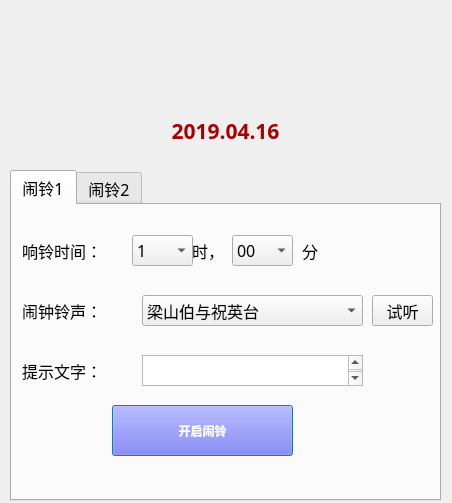
<?xml version="1.0" encoding="UTF-8"?>
<ui version="4.0">
 <class>AlarmClockClass</class>
 <widget class="QDialog" name="AlarmClockClass">
  <property name="geometry">
   <rect>
    <x>0</x>
    <y>0</y>
    <width>452</width>
    <height>503</height>
   </rect>
  </property>
  <property name="sizePolicy">
   <sizepolicy hsizetype="Preferred" vsizetype="Expanding">
    <horstretch>0</horstretch>
    <verstretch>0</verstretch>
   </sizepolicy>
  </property>
  <property name="windowTitle">
   <string>AlarmClock</string>
  </property>
  <widget class="QTabWidget" name="tabWidget">
   <property name="geometry">
    <rect>
     <x>10</x>
     <y>170</y>
     <width>431</width>
     <height>331</height>
    </rect>
   </property>
   <property name="sizePolicy">
    <sizepolicy hsizetype="Preferred" vsizetype="Expanding">
     <horstretch>0</horstretch>
     <verstretch>0</verstretch>
    </sizepolicy>
   </property>
   <property name="font">
    <font>
     <family>Agency FB</family>
     <pointsize>12</pointsize>
    </font>
   </property>
   <property name="currentIndex">
    <number>0</number>
   </property>
   <property name="iconSize">
    <size>
     <width>40</width>
     <height>40</height>
    </size>
   </property>
   <widget class="QWidget" name="tab1">
    <attribute name="icon">
     <iconset resource="AlarmClock.qrc">
      <normaloff>:/AlarmClock/Resources/clock.png</normaloff>:/AlarmClock/Resources/clock.png</iconset>
    </attribute>
    <attribute name="title">
     <string>闹铃1</string>
    </attribute>
    <widget class="QLabel" name="label_2">
     <property name="geometry">
      <rect>
       <x>10</x>
       <y>30</y>
       <width>111</width>
       <height>31</height>
      </rect>
     </property>
     <property name="text">
      <string>响铃时间：</string>
     </property>
    </widget>
    <widget class="QComboBox" name="comboBoxHH1">
     <property name="geometry">
      <rect>
       <x>120</x>
       <y>30</y>
       <width>61</width>
       <height>31</height>
      </rect>
     </property>
     <item>
      <property name="text">
       <string>1</string>
      </property>
     </item>
     <item>
      <property name="text">
       <string>2</string>
      </property>
     </item>
     <item>
      <property name="text">
       <string>3</string>
      </property>
     </item>
     <item>
      <property name="text">
       <string>4</string>
      </property>
     </item>
     <item>
      <property name="text">
       <string>5</string>
      </property>
     </item>
     <item>
      <property name="text">
       <string>6</string>
      </property>
     </item>
     <item>
      <property name="text">
       <string>7</string>
      </property>
     </item>
     <item>
      <property name="text">
       <string>8</string>
      </property>
     </item>
     <item>
      <property name="text">
       <string>9</string>
      </property>
     </item>
     <item>
      <property name="text">
       <string>10</string>
      </property>
     </item>
     <item>
      <property name="text">
       <string>11</string>
      </property>
     </item>
     <item>
      <property name="text">
       <string>12</string>
      </property>
     </item>
     <item>
      <property name="text">
       <string>13</string>
      </property>
     </item>
     <item>
      <property name="text">
       <string>14</string>
      </property>
     </item>
     <item>
      <property name="text">
       <string>15</string>
      </property>
     </item>
     <item>
      <property name="text">
       <string>16</string>
      </property>
     </item>
     <item>
      <property name="text">
       <string>17</string>
      </property>
     </item>
     <item>
      <property name="text">
       <string>18</string>
      </property>
     </item>
     <item>
      <property name="text">
       <string>19</string>
      </property>
     </item>
     <item>
      <property name="text">
       <string>20</string>
      </property>
     </item>
     <item>
      <property name="text">
       <string>21</string>
      </property>
     </item>
     <item>
      <property name="text">
       <string>22</string>
      </property>
     </item>
     <item>
      <property name="text">
       <string>23</string>
      </property>
     </item>
    </widget>
    <widget class="QLabel" name="label_3">
     <property name="geometry">
      <rect>
       <x>180</x>
       <y>30</y>
       <width>41</width>
       <height>31</height>
      </rect>
     </property>
     <property name="text">
      <string>时，</string>
     </property>
    </widget>
    <widget class="QComboBox" name="comboBoxMM1">
     <property name="geometry">
      <rect>
       <x>220</x>
       <y>30</y>
       <width>61</width>
       <height>31</height>
      </rect>
     </property>
     <item>
      <property name="text">
       <string>00</string>
      </property>
     </item>
     <item>
      <property name="text">
       <string>01</string>
      </property>
     </item>
     <item>
      <property name="text">
       <string>02</string>
      </property>
     </item>
     <item>
      <property name="text">
       <string>03</string>
      </property>
     </item>
     <item>
      <property name="text">
       <string>04</string>
      </property>
     </item>
     <item>
      <property name="text">
       <string>05</string>
      </property>
     </item>
     <item>
      <property name="text">
       <string>06</string>
      </property>
     </item>
     <item>
      <property name="text">
       <string>07</string>
      </property>
     </item>
     <item>
      <property name="text">
       <string>08</string>
      </property>
     </item>
     <item>
      <property name="text">
       <string>09</string>
      </property>
     </item>
     <item>
      <property name="text">
       <string>10</string>
      </property>
     </item>
     <item>
      <property name="text">
       <string>11</string>
      </property>
     </item>
     <item>
      <property name="text">
       <string>12</string>
      </property>
     </item>
     <item>
      <property name="text">
       <string>13</string>
      </property>
     </item>
     <item>
      <property name="text">
       <string>14</string>
      </property>
     </item>
     <item>
      <property name="text">
       <string>15</string>
      </property>
     </item>
     <item>
      <property name="text">
       <string>16</string>
      </property>
     </item>
     <item>
      <property name="text">
       <string>17</string>
      </property>
     </item>
     <item>
      <property name="text">
       <string>18</string>
      </property>
     </item>
     <item>
      <property name="text">
       <string>19</string>
      </property>
     </item>
     <item>
      <property name="text">
       <string>20</string>
      </property>
     </item>
     <item>
      <property name="text">
       <string>21</string>
      </property>
     </item>
     <item>
      <property name="text">
       <string>22</string>
      </property>
     </item>
     <item>
      <property name="text">
       <string>23</string>
      </property>
     </item>
     <item>
      <property name="text">
       <string>24</string>
      </property>
     </item>
     <item>
      <property name="text">
       <string>25</string>
      </property>
     </item>
     <item>
      <property name="text">
       <string>26</string>
      </property>
     </item>
     <item>
      <property name="text">
       <string>27</string>
      </property>
     </item>
     <item>
      <property name="text">
       <string>28</string>
      </property>
     </item>
     <item>
      <property name="text">
       <string>29</string>
      </property>
     </item>
     <item>
      <property name="text">
       <string>30</string>
      </property>
     </item>
     <item>
      <property name="text">
       <string>31</string>
      </property>
     </item>
     <item>
      <property name="text">
       <string>32</string>
      </property>
     </item>
     <item>
      <property name="text">
       <string>33</string>
      </property>
     </item>
     <item>
      <property name="text">
       <string>34</string>
      </property>
     </item>
     <item>
      <property name="text">
       <string>35</string>
      </property>
     </item>
     <item>
      <property name="text">
       <string>36</string>
      </property>
     </item>
     <item>
      <property name="text">
       <string>37</string>
      </property>
     </item>
     <item>
      <property name="text">
       <string>38</string>
      </property>
     </item>
     <item>
      <property name="text">
       <string>39</string>
      </property>
     </item>
     <item>
      <property name="text">
       <string>40</string>
      </property>
     </item>
     <item>
      <property name="text">
       <string>41</string>
      </property>
     </item>
     <item>
      <property name="text">
       <string>42</string>
      </property>
     </item>
     <item>
      <property name="text">
       <string>43</string>
      </property>
     </item>
     <item>
      <property name="text">
       <string>44</string>
      </property>
     </item>
     <item>
      <property name="text">
       <string>45</string>
      </property>
     </item>
     <item>
      <property name="text">
       <string>46</string>
      </property>
     </item>
     <item>
      <property name="text">
       <string>47</string>
      </property>
     </item>
     <item>
      <property name="text">
       <string>48</string>
      </property>
     </item>
     <item>
      <property name="text">
       <string>49</string>
      </property>
     </item>
     <item>
      <property name="text">
       <string>50</string>
      </property>
     </item>
     <item>
      <property name="text">
       <string>51</string>
      </property>
     </item>
     <item>
      <property name="text">
       <string>52</string>
      </property>
     </item>
     <item>
      <property name="text">
       <string>53</string>
      </property>
     </item>
     <item>
      <property name="text">
       <string>54</string>
      </property>
     </item>
     <item>
      <property name="text">
       <string>55</string>
      </property>
     </item>
     <item>
      <property name="text">
       <string>56</string>
      </property>
     </item>
     <item>
      <property name="text">
       <string>57</string>
      </property>
     </item>
     <item>
      <property name="text">
       <string>58</string>
      </property>
     </item>
     <item>
      <property name="text">
       <string>59</string>
      </property>
     </item>
    </widget>
    <widget class="QLabel" name="label_4">
     <property name="geometry">
      <rect>
       <x>290</x>
       <y>30</y>
       <width>41</width>
       <height>31</height>
      </rect>
     </property>
     <property name="text">
      <string>分</string>
     </property>
    </widget>
    <widget class="QLabel" name="label_5">
     <property name="geometry">
      <rect>
       <x>10</x>
       <y>90</y>
       <width>111</width>
       <height>31</height>
      </rect>
     </property>
     <property name="text">
      <string>闹钟铃声：</string>
     </property>
    </widget>
    <widget class="QComboBox" name="comboBoxRing1">
     <property name="geometry">
      <rect>
       <x>130</x>
       <y>90</y>
       <width>221</width>
       <height>31</height>
      </rect>
     </property>
     <item>
      <property name="text">
       <string>梁山伯与祝英台</string>
      </property>
     </item>
    </widget>
    <widget class="QLabel" name="label_6">
     <property name="geometry">
      <rect>
       <x>10</x>
       <y>150</y>
       <width>111</width>
       <height>31</height>
      </rect>
     </property>
     <property name="text">
      <string>提示文字：</string>
     </property>
    </widget>
    <widget class="QTextEdit" name="textEdit1">
     <property name="geometry">
      <rect>
       <x>130</x>
       <y>150</y>
       <width>221</width>
       <height>31</height>
      </rect>
     </property>
    </widget>
    <widget class="QPushButton" name="btnStart1Clock">
     <property name="geometry">
      <rect>
       <x>100</x>
       <y>200</y>
       <width>181</width>
       <height>51</height>
      </rect>
     </property>
     <property name="font">
      <font>
       <weight>75</weight>
       <bold>true</bold>
      </font>
     </property>
     <property name="styleSheet">
      <string notr="true">background-color: rgb(94, 83, 255);
color: rgb(255, 255, 255);</string>
     </property>
     <property name="text">
      <string>开启闹铃</string>
     </property>
    </widget>
    <widget class="QToolButton" name="toolButton">
     <property name="geometry">
      <rect>
       <x>360</x>
       <y>90</y>
       <width>61</width>
       <height>31</height>
      </rect>
     </property>
     <property name="text">
      <string>试听</string>
     </property>
    </widget>
   </widget>
   <widget class="QWidget" name="tab2">
    <attribute name="icon">
     <iconset resource="AlarmClock.qrc">
      <normaloff>:/AlarmClock/Resources/clock.png</normaloff>:/AlarmClock/Resources/clock.png</iconset>
    </attribute>
    <attribute name="title">
     <string>闹铃2</string>
    </attribute>
    <widget class="QLabel" name="label_7">
     <property name="geometry">
      <rect>
       <x>190</x>
       <y>30</y>
       <width>41</width>
       <height>31</height>
      </rect>
     </property>
     <property name="text">
      <string>时，</string>
     </property>
    </widget>
    <widget class="QLabel" name="label_8">
     <property name="geometry">
      <rect>
       <x>300</x>
       <y>30</y>
       <width>41</width>
       <height>31</height>
      </rect>
     </property>
     <property name="text">
      <string>分</string>
     </property>
    </widget>
    <widget class="QLabel" name="label_9">
     <property name="geometry">
      <rect>
       <x>20</x>
       <y>90</y>
       <width>111</width>
       <height>31</height>
      </rect>
     </property>
     <property name="text">
      <string>闹钟铃声：</string>
     </property>
    </widget>
    <widget class="QComboBox" name="comboBox_4">
     <property name="geometry">
      <rect>
       <x>130</x>
       <y>30</y>
       <width>61</width>
       <height>31</height>
      </rect>
     </property>
     <item>
      <property name="text">
       <string>1</string>
      </property>
     </item>
     <item>
      <property name="text">
       <string>2</string>
      </property>
     </item>
     <item>
      <property name="text">
       <string>3</string>
      </property>
     </item>
     <item>
      <property name="text">
       <string>4</string>
      </property>
     </item>
     <item>
      <property name="text">
       <string>5</string>
      </property>
     </item>
     <item>
      <property name="text">
       <string>6</string>
      </property>
     </item>
     <item>
      <property name="text">
       <string>7</string>
      </property>
     </item>
     <item>
      <property name="text">
       <string>8</string>
      </property>
     </item>
     <item>
      <property name="text">
       <string>9</string>
      </property>
     </item>
     <item>
      <property name="text">
       <string>10</string>
      </property>
     </item>
     <item>
      <property name="text">
       <string>11</string>
      </property>
     </item>
     <item>
      <property name="text">
       <string>12</string>
      </property>
     </item>
     <item>
      <property name="text">
       <string>13</string>
      </property>
     </item>
     <item>
      <property name="text">
       <string>14</string>
      </property>
     </item>
     <item>
      <property name="text">
       <string>15</string>
      </property>
     </item>
     <item>
      <property name="text">
       <string>16</string>
      </property>
     </item>
     <item>
      <property name="text">
       <string>17</string>
      </property>
     </item>
     <item>
      <property name="text">
       <string>18</string>
      </property>
     </item>
     <item>
      <property name="text">
       <string>19</string>
      </property>
     </item>
     <item>
      <property name="text">
       <string>20</string>
      </property>
     </item>
     <item>
      <property name="text">
       <string>21</string>
      </property>
     </item>
     <item>
      <property name="text">
       <string>22</string>
      </property>
     </item>
     <item>
      <property name="text">
       <string>23</string>
      </property>
     </item>
    </widget>
    <widget class="QTextEdit" name="textEdit_2">
     <property name="geometry">
      <rect>
       <x>140</x>
       <y>150</y>
       <width>221</width>
       <height>31</height>
      </rect>
     </property>
    </widget>
    <widget class="QComboBox" name="comboBox_5">
     <property name="geometry">
      <rect>
       <x>230</x>
       <y>30</y>
       <width>61</width>
       <height>31</height>
      </rect>
     </property>
     <item>
      <property name="text">
       <string>1</string>
      </property>
     </item>
     <item>
      <property name="text">
       <string>2</string>
      </property>
     </item>
     <item>
      <property name="text">
       <string>3</string>
      </property>
     </item>
     <item>
      <property name="text">
       <string>4</string>
      </property>
     </item>
     <item>
      <property name="text">
       <string>5</string>
      </property>
     </item>
     <item>
      <property name="text">
       <string>6</string>
      </property>
     </item>
     <item>
      <property name="text">
       <string>7</string>
      </property>
     </item>
     <item>
      <property name="text">
       <string>8</string>
      </property>
     </item>
     <item>
      <property name="text">
       <string>9</string>
      </property>
     </item>
     <item>
      <property name="text">
       <string>10</string>
      </property>
     </item>
     <item>
      <property name="text">
       <string>11</string>
      </property>
     </item>
     <item>
      <property name="text">
       <string>12</string>
      </property>
     </item>
     <item>
      <property name="text">
       <string>13</string>
      </property>
     </item>
     <item>
      <property name="text">
       <string>14</string>
      </property>
     </item>
     <item>
      <property name="text">
       <string>15</string>
      </property>
     </item>
     <item>
      <property name="text">
       <string>16</string>
      </property>
     </item>
     <item>
      <property name="text">
       <string>17</string>
      </property>
     </item>
     <item>
      <property name="text">
       <string>18</string>
      </property>
     </item>
     <item>
      <property name="text">
       <string>19</string>
      </property>
     </item>
     <item>
      <property name="text">
       <string>20</string>
      </property>
     </item>
     <item>
      <property name="text">
       <string>21</string>
      </property>
     </item>
     <item>
      <property name="text">
       <string>22</string>
      </property>
     </item>
     <item>
      <property name="text">
       <string>23</string>
      </property>
     </item>
     <item>
      <property name="text">
       <string>24</string>
      </property>
     </item>
     <item>
      <property name="text">
       <string>25</string>
      </property>
     </item>
     <item>
      <property name="text">
       <string>26</string>
      </property>
     </item>
     <item>
      <property name="text">
       <string>27</string>
      </property>
     </item>
     <item>
      <property name="text">
       <string>28</string>
      </property>
     </item>
     <item>
      <property name="text">
       <string>29</string>
      </property>
     </item>
     <item>
      <property name="text">
       <string>30</string>
      </property>
     </item>
    </widget>
    <widget class="QLabel" name="label_10">
     <property name="geometry">
      <rect>
       <x>20</x>
       <y>30</y>
       <width>111</width>
       <height>31</height>
      </rect>
     </property>
     <property name="text">
      <string>响铃时间：</string>
     </property>
    </widget>
    <widget class="QComboBox" name="comboBox_6">
     <property name="geometry">
      <rect>
       <x>140</x>
       <y>90</y>
       <width>221</width>
       <height>31</height>
      </rect>
     </property>
     <item>
      <property name="text">
       <string>梁山伯与祝英台</string>
      </property>
     </item>
    </widget>
    <widget class="QLabel" name="label_11">
     <property name="geometry">
      <rect>
       <x>20</x>
       <y>150</y>
       <width>111</width>
       <height>31</height>
      </rect>
     </property>
     <property name="text">
      <string>提示文字：</string>
     </property>
    </widget>
    <widget class="QPushButton" name="pushButton_2">
     <property name="geometry">
      <rect>
       <x>110</x>
       <y>200</y>
       <width>181</width>
       <height>51</height>
      </rect>
     </property>
     <property name="font">
      <font>
       <weight>75</weight>
       <bold>true</bold>
      </font>
     </property>
     <property name="text">
      <string>开启闹铃</string>
     </property>
    </widget>
   </widget>
  </widget>
  <widget class="QLabel" name="labelTime">
   <property name="geometry">
    <rect>
     <x>10</x>
     <y>110</y>
     <width>431</width>
     <height>41</height>
    </rect>
   </property>
   <property name="sizePolicy">
    <sizepolicy hsizetype="Preferred" vsizetype="Expanding">
     <horstretch>0</horstretch>
     <verstretch>0</verstretch>
    </sizepolicy>
   </property>
   <property name="font">
    <font>
     <family>宋体</family>
     <pointsize>16</pointsize>
     <weight>75</weight>
     <bold>true</bold>
    </font>
   </property>
   <property name="styleSheet">
    <string notr="true">color: rgb(170, 0, 0);</string>
   </property>
   <property name="text">
    <string>2019.04.16</string>
   </property>
   <property name="alignment">
    <set>Qt::AlignCenter</set>
   </property>
  </widget>
  <action name="actionExit">
   <property name="icon">
    <iconset resource="AlarmClock.qrc">
     <normaloff>:/AlarmClock/Resources/exit.png</normaloff>:/AlarmClock/Resources/exit.png</iconset>
   </property>
   <property name="text">
    <string>退出程序</string>
   </property>
  </action>
 </widget>
 <layoutdefault spacing="6" margin="11"/>
 <resources>
  <include location="AlarmClock.qrc"/>
 </resources>
 <connections/>
</ui>
